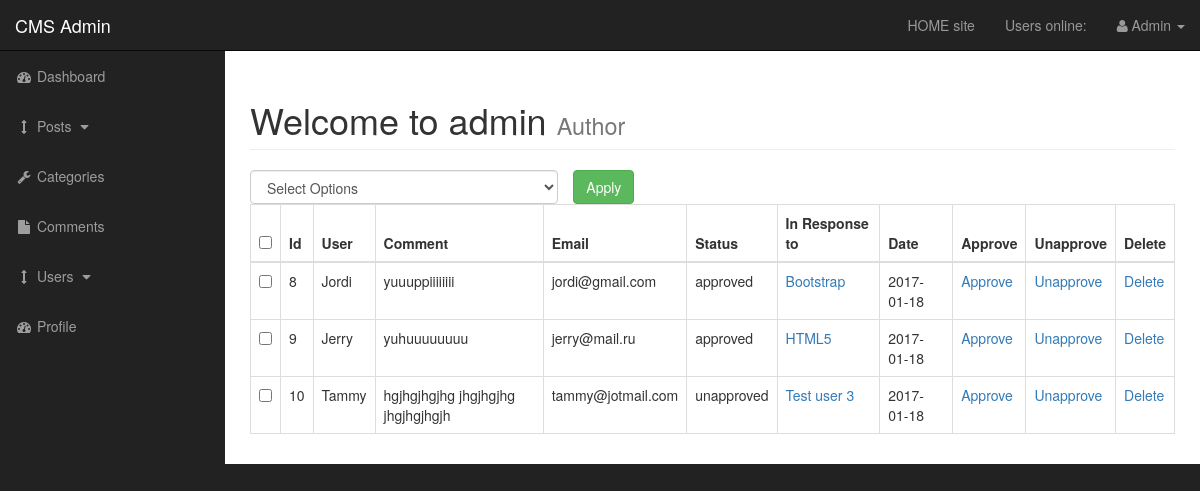
/admin/comments.php (signed in), run on the app's committed database.
### tables this page shows
CREATE TABLE `comments` (
  `comment_id` int(3) NOT NULL,
  `comment_post_id` int(3) NOT NULL,
  `comment_author` varchar(255) NOT NULL,
  `comment_email` varchar(255) NOT NULL,
  `comment_content` text NOT NULL,
  `comment_status` varchar(255) NOT NULL,
  `comment_date` date NOT NULL
);

CREATE TABLE `posts` (
  `post_id` int(3) NOT NULL,
  `post_category_id` int(3) NOT NULL,
  `post_title` varchar(255) NOT NULL,
  `post_author` varchar(255) NOT NULL,
  `post_user` varchar(255) NOT NULL,
  `post_date` date NOT NULL,
  `post_image` text NOT NULL,
  `post_content` text NOT NULL,
  `post_tags` varchar(255) NOT NULL,
  `post_comment_count` int(11) NOT NULL,
  `post_status` varchar(255) NOT NULL DEFAULT 'draft',
  `post_views_count` int(11) NOT NULL
);

### admin/includes/view_all_comments.php (the view, shortened to what this page needs)
<form action="" method='post'>
               <table class="table table-bordered table-hover">
               <div id="bulkOptionContainer" class="col-xs-4">
                    <select class="form-control" name="bulk_options" id="">
                        <option value="">Select Options</option>
                    </select>
                </div>
                <div class="col-xs-4">
                    <input type="submit" name="submit" class="btn btn-success" value="Apply">
                 </div>
                <thead>
                    <tr>
                       <th><input id="selectAllBoxes" type="checkbox"></th>
                        <th>Id</th>
                        <th>User</th>
                        <th>Comment</th>
                        <th>Email</th>
                        <th>Status</th>
                        <th>In Response to</th>
                        <th>Date</th>
                        <th>Approve</th>
                        <th>Unapprove</th>
                        <th>Delete</th>
                    </tr>
                </thead>
                      <tbody>
  <?php
    $query = "SELECT * FROM comments";
    $select_comments = mysqli_query($connection,$query);
    while($row = mysqli_fetch_assoc($select_comments)) {
        $comment_id          = $row['comment_id'];
        $comment_post_id     = $row['comment_post_id'];
        $comment_author       = $row['comment_author'];
        $comment_content     = $row['comment_content'];
        $comment_email       = $row['comment_email'];
        $comment_status      = $row['comment_status'];
        $comment_date        = $row['comment_date'];
        echo "<tr>";
        ?>
 <td><input class='checkBoxes' type='checkbox' name='checkBoxArray[]' value='<?php echo $comment_id; ?>'></td>
        <?php
        echo"<td>{$comment_id}</td>";
        echo"<td>{$comment_author}</td>";
        echo"<td>{$comment_content}</td>";
        echo"<td>{$comment_email}</td>";
        echo"<td>{$comment_status}</td>";
    $query = "SELECT * FROM posts WHERE post_id = $comment_post_id ";
    $select_post_id_query = mysqli_query($connection, $query);
    while($row = mysqli_fetch_assoc($select_post_id_query)) {
        $post_id = $row['post_id'];
        $post_title = $row['post_title'];
         echo"<td><a href='../post.php?p_id=$post_id'>$post_title</a></td>";
    }
        echo"<td>{$comment_date}</td>";
        echo"<td><a href='comments.php?approve=$comment_id'>Approve</a></td>";
        echo"<td><a href='comments.php?unapprove=$comment_id'>Unapprove</a></td>";
        echo"<td><a onClick=\" javascript: return confirm('Are you sure you want to delete?'); \" href='comments.php?delete=$comment_id'>Delete</a></td>";
    echo"</tr>";
}
?>
    </tbody>
    </table>
    </form>

### admin/css/sb-admin.css (style rules this page uses)
body { margin-top: 100px; background-color: #222; }
@media (min-width:768px) { body { margin-top: 50px; } }
#bulkOptionContainer { padding: 0px; }

### data on the page
comments: comment_id "8", comment_author "Jordi", comment_content "yuuuppiiiiiiii", comment_email "jordi@gmail.com", comment_status "approved", comment_date "2017-01-18"
posts: post_title "Bootstrap"
comments: comment_id "9", comment_author "Jerry", comment_content "yuhuuuuuuuu", comment_email "jerry@mail.ru", comment_status "approved", comment_date "2017-01-18"
posts: post_title "HTML5"
comments: comment_id "10", comment_author "Tammy", comment_content "hgjhgjhgjhg jhgjhgjhg jhgjhgjhgjh", comment_email "tammy@jotmail.com", comment_status "unapproved", comment_date "2017-01-18"
posts: post_title "Test user 3"

### other printed values
$_SESSION['username'] "Admin"
